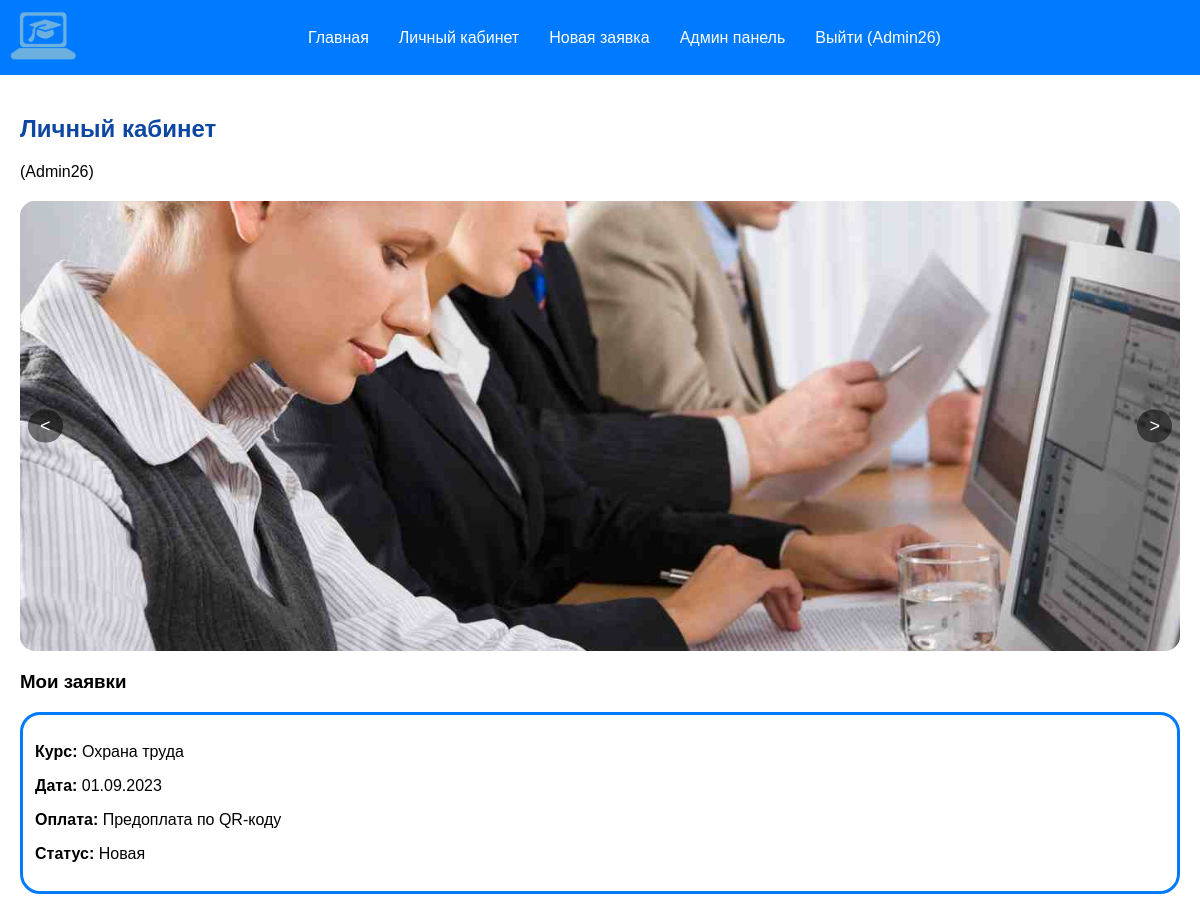
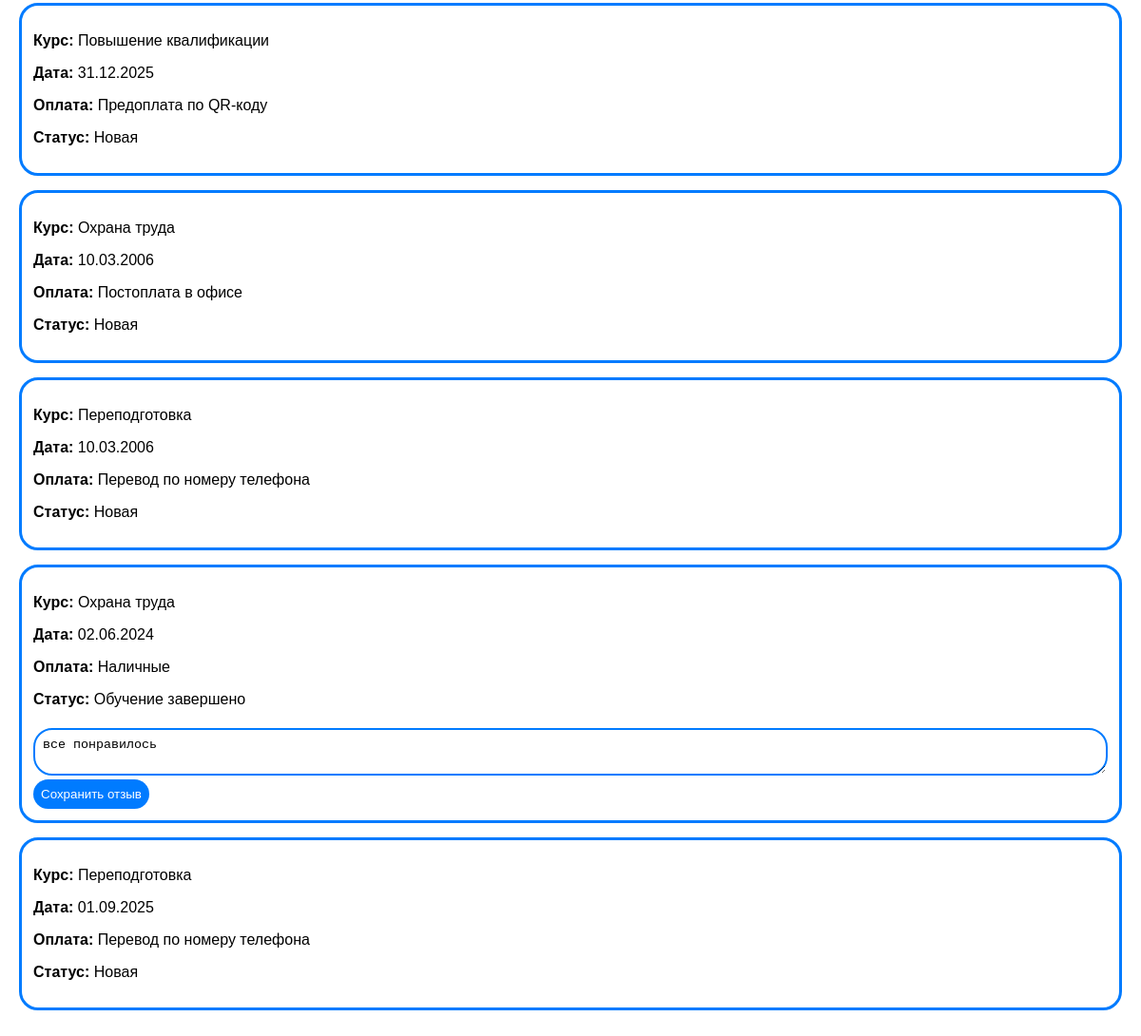
The page /personal/ (signed in) on the database its author committed (2 pictures, top to bottom).
### core/models.py (models this page shows)
class User(AbstractUser):
    phone = models.CharField(max_length=20)
    fio = models.CharField(max_length=200)

class Application(models.Model):
    STATUS = [
        ('Новая', 'Новая'),
        ('Идет обучение', 'Идет обучение'),
        ('Обучение завершено', 'Обучение завершено'),
    ]
    user = models.ForeignKey(User, on_delete=models.CASCADE)
    course = models.CharField(max_length=200)
    desired_date = models.DateField()
    payment_method = models.CharField(max_length=100)
    status = models.CharField(max_length=50, choices=STATUS, default='Новая')
    created_at = models.DateTimeField(auto_now_add=True)
    review = models.TextField(blank=True, null=True)

### core/views.py (the view, shortened to what this page needs)
# urls.py: path('personal/', views.personal, name='personal'),
@login_required
def personal(request):
    apps = Application.objects.filter(user=request.user).order_by('-created_at')
    return render(request, 'core/personal_account.html', {'applications': apps})

### core/templates/core/personal_account.html (shortened to what this page needs)
{% extends 'core/base.html' %}
{% load static %}
{% block content %}
<h2>Личный кабинет</h2>
<p><strong>{{ user.fio }}</strong> ({{ user.username }})</p>
<div class="slider-container">
    <img class="slide" src="{% static 'core/images/88-gHQq11R0.jpg' %}" style="display:block">
    <button class="prev" onclick="prevSlide()"><</button>
    <button class="next" onclick="nextSlide()">></button>
</div>
<h3>Мои заявки</h3>
{% for app in applications %}
<div class="app-card">
    <p><strong>Курс:</strong> {{ app.course }}</p>
    <p><strong>Дата:</strong> {{ app.desired_date|date:"d.m.Y" }}</p>
    <p><strong>Оплата:</strong> {{ app.payment_method }}</p>
    <p><strong>Статус:</strong> {{ app.status }}</p>
    {% if app.status == 'Обучение завершено' %}
        <form method="post">
            <textarea name="review" rows="2" placeholder="Ваш отзыв...">{{ app.review|default:'' }}</textarea>
            <button type="submit">Сохранить отзыв</button>
        </form>
    {% endif %}
</div>
{% empty %}
<p>У вас нет заявок. <a href="/new-application/">Создать заявку</a></p>
{% endfor %}
{% endblock %}

### core/templates/core/base.html (shortened to what this page needs)
{% load static %}
<!DOCTYPE html>
<html>
<head>
</head>
<body>
<div class="navbar">
    <div class="logo">
        <img src="{% static 'core/images/students_corner.png' %}" alt="Логотип">
    </div>
    <div class="nav-links">
        <a href="/">Главная</a>
        {% if user.is_authenticated %}
            <a href="/personal/">Личный кабинет</a>
            <a href="/new-application/">Новая заявка</a>
            {% if user.username == 'Admin26' %}
                <a href="/admin_panel/">Админ панель</a>
            {% endif %}
            <a href="/logout/">Выйти ({{ user.username }})</a>
        {% else %}
            <a href="/login/">Вход</a>
            <a href="/register/">Регистрация</a>
        {% endif %}
    </div>
</div>
<div class="content">
    {% block content %}{% endblock %}
</div>
</body>
</html>

### core/templates/core/base.html (style rules this page uses)
body { margin: 0; font-family: Arial, sans-serif; background: white; }
.navbar { background: #007bff; padding: 10px; display: flex; align-items: center; flex-wrap: wrap; }
.logo { flex: 0 0 auto; margin-right: 20px; }
.logo img { height: 55px; vertical-align: middle; }
.nav-links { flex: 1 1 auto; display: flex; justify-content: center; flex-wrap: wrap; gap: 10px; }
.nav-links a { color: white; text-decoration: none; padding: 5px 10px; }
button { background: #007bff; color: white; border: none; padding: 8px; cursor: pointer; border-radius: 20px; }
input, select, textarea { width: 100%; padding: 8px; margin-top: 5px; border: 2px solid #007bff; border-radius: 20px; box-sizing: border-box; }
h1, h2 { color: #0d47a1; }
.app-card { border: 3px solid #007bff; border-radius: 20px; padding: 12px; margin-bottom: 15px; background: rgba(255, 255, 255, 0); }
.content { padding: 20px; }

### core/templates/core/personal_account.html (style rules this page uses)
.slider-container { position: relative; height: 450px; max-width: 100%; background: #dee2e6; margin: 20px 0; overflow: hidden; border-radius: 15px; }
.slide { position: absolute; width: 100%; height: 100%; object-fit: cover; display: none; }
.prev, .next { position: absolute; top: 50%; transform: translateY(-50%); background: rgba(0,0,0,0.5); color: white; border: none; padding: 6px 12px; cursor: pointer; font-size: 18px; border-radius: 20px; }
.prev { left: 8px; }
.next { right: 8px; }

### rows shown on the page
User: username "Admin26"
Application: course "Охрана труда", desired_date "01.09.2023", payment_method "Предоплата по QR-коду", status "Новая"
Application: course "Повышение квалификации", desired_date "31.12.2025", payment_method "Предоплата по QR-коду", status "Новая"
Application: course "Охрана труда", desired_date "10.03.2006", payment_method "Постоплата в офисе", status "Новая"
Application: course "Переподготовка", desired_date "10.03.2006", payment_method "Перевод по номеру телефона", status "Новая"
Application: course "Охрана труда", desired_date "02.06.2024", payment_method "Наличные", status "Обучение завершено", review "все понравилось"
Application: course "Переподготовка", desired_date "01.09.2025", payment_method "Перевод по номеру телефона", status "Новая"
